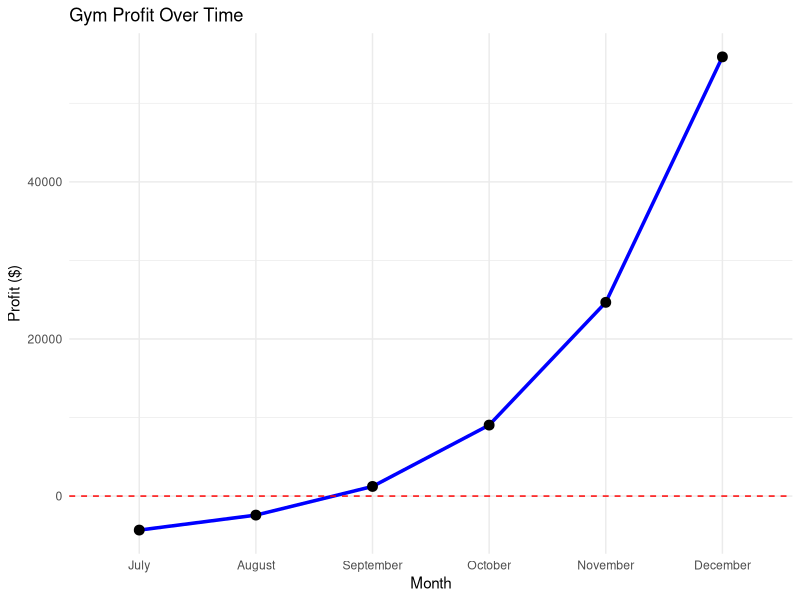
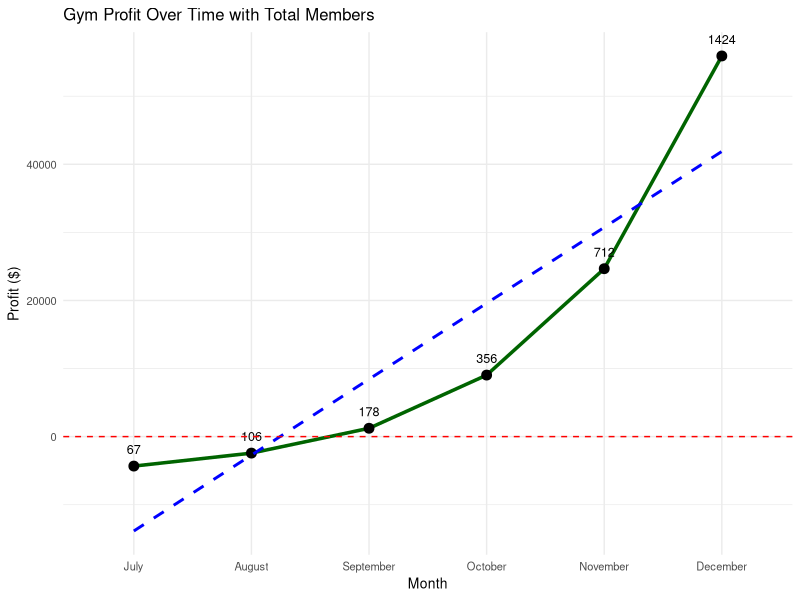

Write the R code that produced these figures, in order.
## ---- chunk 1
knitr::opts_chunk$set(echo = TRUE)
# Load necessary library
library(tidyverse)

# Define months
months <- c("July", "August", "September", "October", "November", "December")

# Membership numbers
standard_members <- c(34, 39, 45, 90, 180, 360)
premium_members <- c(33, 67, 133, 266, 532, 1064)

# Pricing and costs
standard_price <- 20
premium_price <- 60
variable_cost_per_member <- 6
fixed_costs <- 6586

# Calculate totals and profit
total_members <- standard_members + premium_members
total_revenue <- (standard_members * standard_price) + (premium_members * premium_price)
variable_costs <- total_members * variable_cost_per_member
total_costs <- variable_costs + fixed_costs
profit <- total_revenue - total_costs

# Create data frame with factors to keep order
gym_data <- data.frame(
  Month = factor(months, levels = months),
  Standard_Members = standard_members,
  Premium_Members = premium_members,
  Total_Members = total_members,
  Total_Revenue = total_revenue,
  Variable_Costs = variable_costs,
  Fixed_Costs = fixed_costs,
  Total_Costs = total_costs,
  Profit = profit
)

# Print the data frame
print(gym_data)
## ---- chunk 2
library(ggplot2)

ggplot(gym_data, aes(x = Month, y = Profit, group = 1)) +
  geom_line(color = "blue", size = 1.2) +
  geom_point(size = 3) +
  geom_hline(yintercept = 0, linetype = "dashed", color = "red") +
  labs(title = "Gym Profit Over Time",
       x = "Month",
       y = "Profit ($)") +
  theme_minimal()
## ---- chunk 3
ggplot(gym_data, aes(x = Month, y = Profit, group = 1)) +
  geom_line(color = "darkgreen", size = 1.2) +              # Profit line
  geom_point(size = 3) +                               # Profit points
  geom_smooth(method = "lm", se = FALSE, color = "blue", linetype = "dashed") +  # Trend line
  geom_text(aes(label = Total_Members),                # Add total members as text labels
            vjust = -1.2, size = 3.2, color = "black") +
  geom_hline(yintercept = 0, linetype = "dashed", color = "red") +
  labs(title = "Gym Profit Over Time with Total Members",
       y = "Profit ($)",
       x = "Month") +
  theme_minimal() +
  theme(
    plot.title = element_text(size = 12),
    axis.title = element_text(size = 10),
    axis.text = element_text(size = 8)
  )
